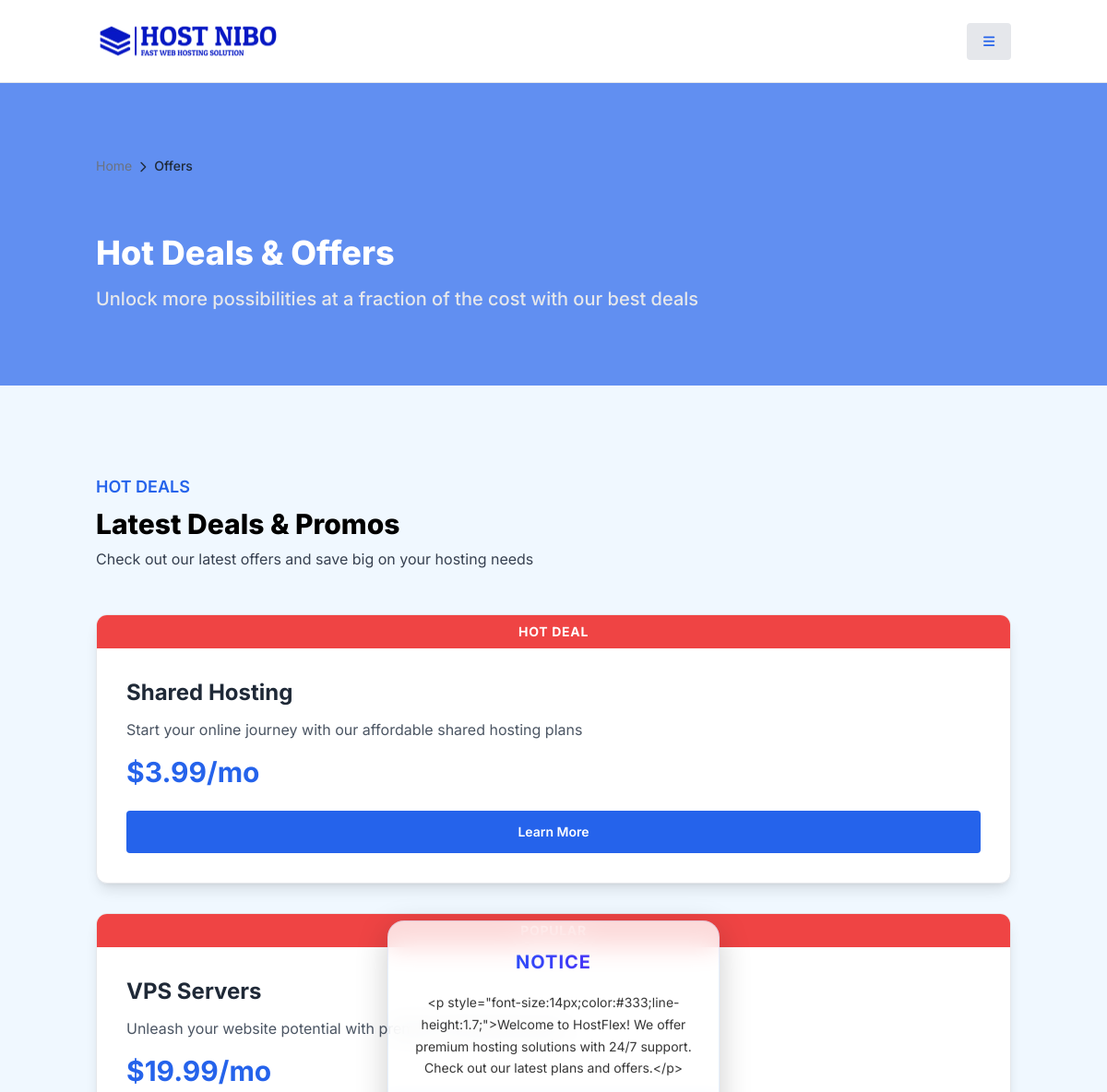
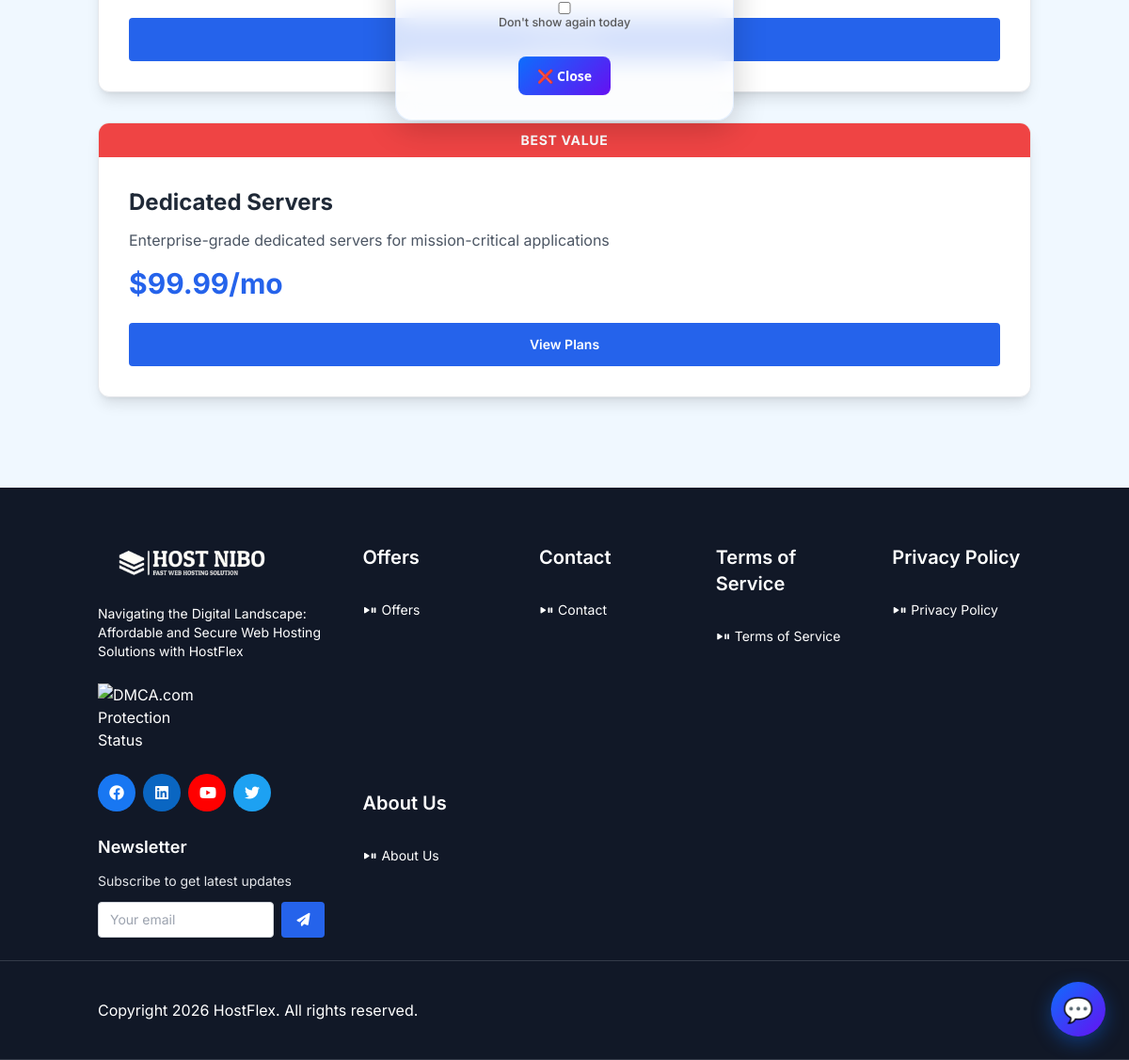
/offers.php, run on the app's committed database (2 pictures, top to bottom).
### tables this page shows
CREATE TABLE settings (
    id INT AUTO_INCREMENT PRIMARY KEY,
    setting_key VARCHAR(100) NOT NULL UNIQUE,
    setting_value TEXT NOT NULL
);

CREATE TABLE offers (
    id INT AUTO_INCREMENT PRIMARY KEY,
    title VARCHAR(200) NOT NULL,
    description TEXT,
    badge VARCHAR(100),
    price_label VARCHAR(100),
    link_url VARCHAR(500),
    link_text VARCHAR(100) DEFAULT 'Get Started',
    image VARCHAR(255),
    sort_order INT DEFAULT 0,
    status BOOLEAN DEFAULT TRUE,
    created_at TIMESTAMP DEFAULT CURRENT_TIMESTAMP
);

CREATE TABLE menu_items (
    id INT AUTO_INCREMENT PRIMARY KEY,
    label VARCHAR(100) NOT NULL,
    url VARCHAR(500) NOT NULL,
    parent_id INT DEFAULT 0,
    location ENUM('header','footer','both') DEFAULT 'header',
    sort_order INT DEFAULT 0,
    status BOOLEAN DEFAULT TRUE,
    created_at TIMESTAMP DEFAULT CURRENT_TIMESTAMP
);

### includes/functions.php (called while the page is built, shortened)
<?php
function getSetting($key) {
    global $conn;
    $key = mysqli_real_escape_string($conn, $key);
    $query = "SELECT setting_value FROM settings WHERE setting_key = '$key'";
    $result = mysqli_query($conn, $query);
    if ($row = mysqli_fetch_assoc($result)) {
        return $row['setting_value'];
    }
    return '';
}
function getActiveOffers() {
    global $conn;
    $query = "SELECT * FROM offers WHERE status = 1 ORDER BY sort_order ASC";
    return mysqli_query($conn, $query);
}
function getMenuItems($location = 'header') {
    global $conn;
    $location = mysqli_real_escape_string($conn, $location);
    $query = "SELECT * FROM menu_items WHERE status = 1 AND (location = '$location' OR location = 'both') ORDER BY sort_order ASC";
    $result = mysqli_query($conn, $query);
    $items = [];
    while ($row = mysqli_fetch_assoc($result)) {
        $items[] = $row;
    }
    return $items;
}
function escSetting($key) {
    return htmlspecialchars(getSetting($key), ENT_QUOTES, 'UTF-8');
}
        ?>

### offers.php (the view, shortened to what this page needs)
<?php
require_once 'includes/functions.php';
?>
<!DOCTYPE html>
<html lang="en">
<head>
<?php include "cdnjs.php"; ?>
</head>
<body>
<?php include "header.php"; ?>
<?php include "contact-btn.php"; ?>
<div class="-z-50" style="background-image: url('img/7ee6a14d8e2-shutterstock_1394052911-scaled.html'); background-size: cover; background-position: center;">
<div class="bg-blue-600 bg-opacity-70">
<div class="space-y-16 content mx-auto py-16 lg:pt-20 lg:pb-20">
<?php $breadcrumbs = [['label' => 'Offers']]; include __DIR__ . '/breadcrumb.php'; ?>
<div class="flex flex-col lg:flex-row items-center space-y-12 lg:space-y-0">
<div class="sm:w-2/3 text-left">
<h1 class="text-3xl md:text-4xl font-extrabold mb-4 text-white">Hot Deals &amp; Offers</h1>
<p class="text-lg md:text-xl font-medium text-gray-200">Unlock more possibilities at a fraction of the cost with our best deals</p>
</div>
</div>
</div>
</div>
</div>
<section class="section_gap">
<div class="content">
<div class="mb-12 flex flex-col gap-2">
<h5 class="text-blue-600">HOT DEALS</h5>
<h2 class="text-black">Latest Deals &amp; Promos</h2>
<p>Check out our latest offers and save big on your hosting needs</p>
</div>
<?php $all_offers = getActiveOffers(); ?>
<?php if (mysqli_num_rows($all_offers) > 0): ?>
<div class="grid grid-cols-1 md:grid-cols-2 lg:grid-cols-3 gap-8">
<?php while ($offer = mysqli_fetch_assoc($all_offers)): ?>
<div class="bg-white rounded-xl shadow-lg border overflow-hidden hover:shadow-xl transition">
<?php if ($offer['badge']): ?><div class="bg-red-500 text-white text-center text-sm font-bold py-2 uppercase tracking-wider"><?php echo htmlspecialchars($offer['badge']); ?></div><?php endif; ?>
<div class="p-8">
<h3 class="text-2xl font-bold text-gray-800 mb-3"><?php echo htmlspecialchars($offer['title']); ?></h3>
<p class="text-gray-600 mb-4"><?php echo htmlspecialchars($offer['description']); ?></p>
<?php if ($offer['price_label']): ?><p class="text-3xl font-bold text-blue-600 mb-6"><?php echo htmlspecialchars($offer['price_label']); ?></p><?php endif; ?>
<a href="<?php echo $offer['link_url'] ?: '#'; ?>" class="btn btn-blue"><?php echo htmlspecialchars($offer['link_text'] ?: 'Learn More'); ?></a>
</div>
</div>
<?php endwhile; ?>
</div>
<?php else: ?>
<div class="text-center py-12"><p class="text-gray-400 text-lg">No offers available at the moment. Check back later!</p></div>
<?php endif; ?>
</div>
</section>
<?php include "footer.php"; ?>
</body>
</html>

### contact-btn.php (shortened to what this page needs)
<?php require_once 'config/database.php'; require_once 'includes/functions.php';
$fab_enabled = getSetting('fab_enabled');
$fab_icon = getSetting('fab_icon') ?: '💬';
$popup_enabled = getSetting('popup_notice_enabled');
?>
<?php if ($fab_enabled === '' || $fab_enabled === '1'): ?>
<div class="fab-container">
<div class="fab-options" id="fabOptions">
</div>
<button class="fab-button" id="fabBtn" onclick="toggleFab()" aria-label="Contact options" aria-expanded="false" aria-controls="fabOptions"><?php echo $fab_icon; ?></button>
</div>
<?php endif; ?>
<?php if ($popup_enabled === '' || $popup_enabled === '1'):
    $popup_bg = escSetting('popup_notice_bg_color') ?: 'rgba(255,255,255,0.8)';
    $popup_text_color = escSetting('popup_notice_text_color') ?: '#333';
?>
<div id="popupNotice" style="display:none;position:fixed;top:50%;left:50%;transform:translate(-50%,-50%);background:<?php echo $popup_bg; ?>;backdrop-filter:blur(14px);border-radius:18px;box-shadow:0 8px 35px rgba(0,0,0,0.2);padding:26px 22px;z-index:9999;width:92%;max-width:360px;font-family:'Segoe UI','Helvetica Neue',sans-serif;text-align:center;animation:fadeIn 0.35s ease-in-out;border:1px solid rgba(13,110,253,0.1);">
<h2 style="font-size:20px;margin-bottom:14px;font-weight:700;text-transform:uppercase;background:linear-gradient(90deg,#0d6efd,#6610f2);-webkit-background-clip:text;-webkit-text-fill-color:transparent;letter-spacing:1px;"><?php echo escSetting('popup_notice_title') ?: '📢 Notice'; ?></h2>
<div style="font-size:14px;color:<?php echo $popup_text_color; ?>;line-height:1.7;margin-bottom:12px;"><?php echo nl2br(escSetting('popup_notice_message')); ?></div>
<div style="margin-top:16px;font-size:12.5px;color:#555;"><label style="cursor:pointer;"><input type="checkbox" id="dontShow" style="margin-right:6px;"> <?php echo escSetting('popup_hide_label') ?: "Don't show again today"; ?></label></div>
<button onclick="closePopup()" style="margin-top:18px;background:linear-gradient(135deg,#0d6efd,#6610f2);color:white;border:none;padding:10px 20px;border-radius:8px;cursor:pointer;font-size:14px;font-weight:600;transition:all 0.3s ease;"><?php echo escSetting('popup_close_text') ?: '❌ Close'; ?></button>
</div>
<?php endif; ?>

### footer.php (shortened to what this page needs)
<footer style="background: #111827; color: #ffffff" id="footer" role="contentinfo" class>
<div class="pt-12">
<div class="content grid grid-cols-1 lg:grid-cols-11 lg:gap-10">
<div class="col-span-3 space-y-6 py-3 row-span-2">
<h3><picture><source srcset="images/logo-white.webp" type="image/webp"><img class="max-h-[40px] max-w-[200px] sm:max-w-[400px] rounded" src="<?php echo escSetting('footer_logo') ?: 'images/logo-white.png'; ?>" alt="<?php echo escSetting('site_name'); ?>" width="200" height="50" loading="lazy" style="object-fit:contain"></picture></h3>
<p style="color: #ffffff" class="text-sm max-w-[350px]"><?php echo escSetting('footer_description'); ?></p>
<br>
<a href="//www.dmca.com/Protection/Status.aspx?ID=65bbde93-ced3-47fc-b61c-569d89434dd2" title="DMCA.com Protection Status" class="dmca-badge" aria-label="DMCA Protection Status"><img src="https://images.dmca.com/Badges/dmca_protected_sml_120m.png?ID=65bbde93-ced3-47fc-b61c-569d89434dd2" alt="DMCA.com Protection Status" width="120" height="30" style="aspect-ratio:4/1;width:120px;height:auto"></a>
<div class="flex flex-wrap gap-2">
                <?php
                $social_links = [];
                if (!empty($social_links)):
                    foreach ($social_links as $link):
                        $name = htmlspecialchars($link['name'] ?? '');
                        $icon_class = htmlspecialchars($link['icon'] ?? 'fab fa-globe');
                        $color = htmlspecialchars($link['color'] ?? '#1877f2');
                        $url = htmlspecialchars($link['url'] ?? '#');
                ?>
                <a class="circle-btn w-10 h-10 text-white" style="background:<?php echo $color; ?>" href="<?php echo $url; ?>" title="<?php echo $name; ?>" aria-label="Follow us on <?php echo $name; ?>"><i class="<?php echo $icon_class; ?>" aria-hidden="true"></i></a>
                <?php
                    endforeach;
                else:
                    $fb = getSetting('facebook_url'); if ($fb): ?><a class="circle-btn w-10 h-10 bg-[#1877f2] text-white" href="<?php echo htmlspecialchars($fb); ?>" aria-label="Follow us on Facebook"><i class="fab fa-facebook" aria-hidden="true"></i></a><?php endif; ?>
                    <?php $li = getSetting('linkedin_url'); if ($li): ?><a class="circle-btn w-10 h-10 bg-[#0a66c2] text-white" href="<?php echo htmlspecialchars($li); ?>" aria-label="Follow us on LinkedIn"><i class="fab fa-linkedin" aria-hidden="true"></i></a><?php endif; ?>
                    <?php $yt = getSetting('youtube_url'); if ($yt): ?><a class="circle-btn w-10 h-10 bg-[#ff0000] text-white" href="<?php echo htmlspecialchars($yt); ?>" aria-label="Subscribe on YouTube"><i class="fab fa-youtube" aria-hidden="true"></i></a><?php endif; ?>
                    <?php $tw = getSetting('twitter_url'); if ($tw): ?><a class="circle-btn w-10 h-10 bg-[#1da1f2] text-white" href="<?php echo htmlspecialchars($tw); ?>" aria-label="Follow us on Twitter"><i class="fab fa-twitter" aria-hidden="true"></i></a><?php endif; ?>
                <?php endif; ?>
</div>
<div class="mt-6">
    <h3 class="text-lg font-semibold mb-3">Newsletter</h3>
    <p class="text-sm text-gray-200 mb-3">Subscribe to get latest updates</p>
    <form id="newsletterForm" toolname="newsletter_subscribe" tooldescription="Subscribes the user to the HostNibo newsletter for latest updates and promotions" class="flex flex-col gap-2" onsubmit="return subscribeNewsletter(event)" aria-label="Newsletter subscription">
        <div class="flex gap-2">
            <input type="email" id="newsletterEmail" placeholder="Your email" required toolparamdescription="The email address to subscribe to the newsletter" aria-label="Email address for newsletter" class="flex-1 px-3 py-2 rounded text-sm text-gray-900">
            <button type="submit" class="bg-blue-600 text-white px-4 py-2 rounded text-sm hover:bg-blue-700 whitespace-nowrap" aria-label="Subscribe to newsletter"><i class="fa fa-paper-plane" aria-hidden="true"></i></button>
        </div>
    </form>
</div>
</div>
<?php
$footer_items = getMenuItems('footer');
$footer_parents = array_filter($footer_items, function($item) { return $item['parent_id'] == 0; });
usort($footer_parents, function($a, $b) { return $a['sort_order'] - $b['sort_order']; });
foreach ($footer_parents as $parent):
    $children = array_filter($footer_items, function($item) use ($parent) { return $item['parent_id'] == $parent['id']; });
    usort($children, function($a, $b) { return $a['sort_order'] - $b['sort_order']; });
    $has_children = !empty($children);
?>
<div class="col-span-2 space-y-6 py-3" role="navigation" aria-label="Footer navigation - <?php echo htmlspecialchars($parent['label']); ?>">
<div>
<h3 class="mb-8"><?php echo htmlspecialchars($parent['label']); ?></h3>
<div class="space-y-3">
<?php if ($has_children): foreach ($children as $child): ?>
<a style="color: #ffffff" class="flex items-center gap-1 text-sm group" href="<?php echo htmlspecialchars($child['url']); ?>"><span class="circle-btn bg-opacity-25 w-4 h-4 text-xs text-white"><i class="fa fa-play fa-2xs group-hover:hidden" aria-hidden="true"></i><i class="fa fa-pause fa-2xs hidden group-hover:block" aria-hidden="true"></i></span><span><?php echo htmlspecialchars($child['label']); ?></span></a>
<?php endforeach; else: ?>
<a style="color: #ffffff" class="flex items-center gap-1 text-sm group" href="<?php echo htmlspecialchars($parent['url']); ?>"><span class="circle-btn bg-opacity-25 w-4 h-4 text-xs text-white"></span><span><?php echo htmlspecialchars($parent['label']); ?></span></a>
<?php endif; ?>
</div>
</div>
</div>
<?php endforeach; ?>
</div>
<div class="border-t border-b border-gray-400 border-opacity-25">
<div class="content py-4 flex justify-between flex-col items-center lg:flex-row gap-4">
<p style="color: #ffffff" class="text-center py-6"><?php echo escSetting('footer_copyright'); ?></p>
</div>
</div>
</div>
</footer>

### styles/custom.css (style rules this page uses)
* { font-family:inter,sans-serif }
* { margin:0;padding:0 }
body { font-family:montserrat,sans-serif }
:root { --mon: "Montserrat", sans-serif;--blue: #8a6bff;--darkblue: #0a0a36 }
body { background:#f0f8ff }

### cdnjs.php (style rules this page uses)
*,::before,::after { box-sizing:border-box }
body { margin:0;font-family:Inter,sans-serif;line-height:1.5;-webkit-text-size-adjust:100% }
img { max-width:100%;height:auto }
a { color:inherit;text-decoration:inherit }
h1,h2,h3,h4,h5,h6,p,figure,pre,blockquote,dl,dd,hr,fieldset,legend,ol,ul,menu { margin:0 }
button,input,optgroup,select,textarea { font-family:inherit;font-size:100%;font-weight:inherit;line-height:inherit;color:inherit;margin:0;padding:0 }
button { cursor:pointer }
picture { display:block }
i[class*="fa-"] { display:inline-block;width:1em;text-align:center }
section { contain:layout style }
.content { width:100%;margin-left:auto;margin-right:auto;padding-left:1rem;padding-right:1rem }
.flex { display:flex }
.items-center { align-items:center }
.justify-between { justify-content:space-between }
.bg-white { background-color:#fff }
.border-b { border-bottom:1px solid #e5e7eb }
.font-medium { font-weight:500 }
.mx-auto { margin:0 auto }
.flex-col { flex-direction:column }
.gap-4 { gap:1rem }
.gap-2 { gap:.5rem }
.gap-1 { gap:.25rem }
.text-sm { font-size:.875rem }
.text-xs { font-size:.75rem;line-height:1rem }
.font-extrabold { font-weight:800 }
.font-bold { font-weight:700 }
.text-blue-600 { color:#2563eb }
.whitespace-nowrap { white-space:nowrap }
.grid { display:grid }
.grid-cols-1 { grid-template-columns:repeat(1,minmax(0,1fr)) }
.btn { display:inline-flex;align-items:center;justify-content:center;gap:.5rem;white-space:nowrap;border-radius:.5rem;border:1px solid transparent;padding:.75rem 1rem;font-size:.875rem;font-weight:600;cursor:pointer;text-align:center;transition:all .15s }
.btn-blue { background-color:#2563eb;color:#fff }
.border { border-width:1px }
.rounded-xl { border-radius:.75rem }
.py-3 { padding-top:.75rem;padding-bottom:.75rem }
.py-2 { padding-top:.5rem;padding-bottom:.5rem }
.px-4 { padding-left:1rem;padding-right:1rem }
input { display:block;width:100%;padding:.5rem .75rem;border:1px solid #d1d5db;border-radius:.5rem;font-size:.875rem }
@media (min-width:640px) { .content { max-width:640px } }
@media (min-width:768px) { .content { max-width:768px } }
@media (min-width:1024px) { .content { max-width:1024px } }

### contact-btn.php (style rules this page uses)
.fab-container { position: fixed; bottom: 25px; right: 25px; z-index: 9999; display: flex; flex-direction: column; align-items: flex-end; }
.fab-button { width: 58px; height: 58px; border-radius: 50%; background: linear-gradient(135deg, #0d6efd, #6610f2); box-shadow: 0 6px 20px rgba(13,110,253,0.4); display: flex; justify-content: center; align-items: center; color: white; font-size: 26px; cursor: pointer; transition: all 0.3s cubic-bezier(0.34, 1.56, 0.64, 1); border: none; outline: none; position: relative; overflow: hidden; z-index: 2; }
.fab-options { display: flex; flex-direction: column; align-items: flex-end; gap: 12px; margin-bottom: 14px; }

### data on the page
settings: setting_value "💬"
settings: setting_value "NOTICE"
settings: setting_value "<p style=\"font-size:14px;color:#333;line-height:1.7;\">Welcome to HostFlex! We offer premium hosting solutions with 24/7 support. Check out our latest plans and offers.</p>"
offers: badge "HOT DEAL", title "Shared Hosting", description "Start your online journey with our affordable shared hosting plans", price_label "$3.99/mo", link_text "Learn More"
offers: title "VPS Servers", description "Unleash your website potential with premium VPS performance", price_label "$19.99/mo"
offers: badge "BEST VALUE", title "Dedicated Servers", description "Enterprise-grade dedicated servers for mission-critical applications", price_label "$99.99/mo", link_text "View Plans"
settings: setting_value "Navigating the Digital Landscape: Affordable and Secure Web Hosting Solutions with HostFlex"
menu_items: label "Offers"
menu_items: label "Contact"
menu_items: label "Terms of Service"
menu_items: label "Privacy Policy"
menu_items: label "About Us"
settings: setting_value "Copyright 2026 HostFlex. All rights reserved."

### other printed values
escSetting('popup_hide_label') ?: "Don't show again today" "Don't show again today"
escSetting('popup_close_text') ?: '❌ Close' "❌ Close"
$site_name "Home"
$crumb['label'] "Offers"
